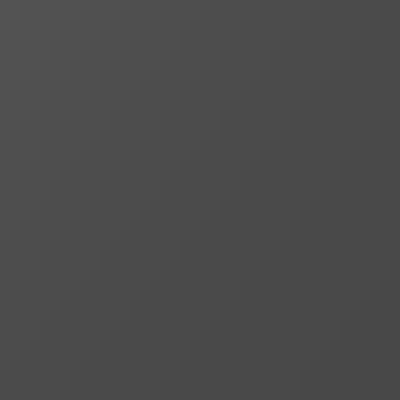
Frame 1 (no input)
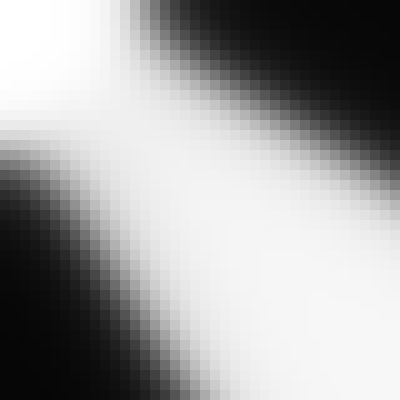
Frame 60 (no input)
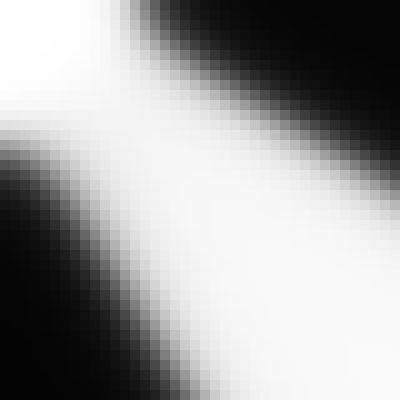
Frame 120 (the mouse pressed at the canvas centre since frame 60)

The p5.js sketch that drew these frames (run headless with seeded random() and noise() and a simulated clock; from frame 60 on, the mouse is pressed at the canvas centre):

// p5.js sketch
// ── sketch.js
let training_data = [{
    inputs: [0, 0],
    targets: [1]
  },
  {
    inputs: [0, 1],
    targets: [0]
  },
  {
    inputs: [1, 0],
    targets: [0]
  },
  {
    inputs: [1, 1],
    targets: [1]
  }
];

let nn;

function setup() {
  nn = new NeuralNetwork(2, 4, 1);
  createCanvas(400, 400);
  background(0);
}

function draw() {
  for (var i = 0; i < 200; i++) {
    let data = random(training_data);
    nn.train(data.inputs, data.targets);
  }

  for (var i = 0; i < width/10; i++) {
    for (var j = 0; j < height/10; j++) {
      let x = i / (width/10);
      let y = j / (height/10);
      let val = nn.feedforward([x,y]);
      fill(val*255);
      noStroke();
      rect(i*10,j*10,10,10);
    }
  }
}

// ── matrix.js
class Matrix {
  constructor(rows, cols) {
    this.rows = rows;
    this.cols = cols;
    this.data = [];

    for (let i = 0; i < this.rows; i++) {
      this.data[i] = [];
      for (let j = 0; j < this.cols; j++) {
        this.data[i][j] = 0;
      }
    }
  }

  static fromArray(arr) {
    let m = new Matrix(arr.length, 1);
    for (var i = 0; i < arr.length; i++) {
      m.data[i][0] = arr[i];
    }
    return m;
  }

  toArray() {
    let arr = [];
    for (let i = 0; i < this.rows; i++) {
      for (let j = 0; j < this.cols; j++) {
        arr.push(this.data[i][j]);
      }
    }
    return arr;
  }

  randomize() {
    for (let i = 0; i < this.rows; i++) {
      for (let j = 0; j < this.cols; j++) {
        this.data[i][j] = Math.random();
      }
    }
  }

  add(n) {
    if (n instanceof Matrix) {
      for (let i = 0; i < this.rows; i++) {
        for (let j = 0; j < this.cols; j++) {
          this.data[i][j] += n.data[i][j];
        }
      }
    } else {
      for (let i = 0; i < this.rows; i++) {
        for (let j = 0; j < this.cols; j++) {
          this.data[i][j] += n;
        }
      }
    }
  }

  static subtract(a, b) {
    if (a.cols != b.cols || a.rows != b.rows) {
      console.error("A cols and B cols or A rows and B rows does not match!");
      return undefined;
    }
    let result = new Matrix(a.rows, a.cols);
    for (let i = 0; i < result.rows; i++) {
      for (let j = 0; j < result.cols; j++) {
        result.data[i][j] = a.data[i][j] - b.data[i][j];
      }
    }
    return result;
  }

  static transpoze(a) {
    let result = new Matrix(a.cols, a.rows);
    for (let i = 0; i < a.rows; i++) {
      for (let j = 0; j < a.cols; j++) {
        result.data[j][i] = a.data[i][j];
      }
    }
    return result;
  }

  transpoze() {
    let result = new Matrix(this.cols, this.rows);
    for (let i = 0; i < this.rows; i++) {
      for (let j = 0; j < this.cols; j++) {
        result.data[j][i] = this.data[i][j];
      }
    }
    this.rows = result.rows;
    this.cols = result.cols;
    this.data = result.data;
  }

  static mult(a, b) {
    if (a.cols !== b.rows) {
      console.log("ColsA not match rowsB");
      return undefined;
    }
    let result = new Matrix(a.rows, b.cols);
    for (let i = 0; i < result.rows; i++) {
      for (let j = 0; j < result.cols; j++) {
        let sum = 0;
        for (let k = 0; k < a.cols; k++) {
          sum += a.data[i][k] * b.data[k][j];
        }
        result.data[i][j] = sum;
      }
    }
    return result;
  }

  mult(n) {
    if (n instanceof Matrix) {
      for (let i = 0; i < this.rows; i++) {
        for (let j = 0; j < this.cols; j++) {
          this.data[i][j] *= n.data[i][j];
        }
      }
    } else {
      for (let i = 0; i < this.rows; i++) {
        for (let j = 0; j < this.cols; j++) {
          this.data[i][j] *= n;
        }
      }
    }
  }

  map(func) {
    for (let i = 0; i < this.rows; i++) {
      for (let j = 0; j < this.cols; j++) {
        let val = this.data[i][j];
        this.data[i][j] = func(val);
      }
    }
  }

  static map(matrix, func) {
    let result = new Matrix(matrix.rows, matrix.cols);
    for (let i = 0; i < matrix.rows; i++) {
      for (let j = 0; j < matrix.cols; j++) {
        let val = matrix.data[i][j];
        result.data[i][j] = func(val);
      }
    }
    return result;
  }

  print() {
    console.table(this.data);
  }
}

// ── nn.js
function sigmoid(x) {
  return 1 / (1 + Math.exp(-x));
}

function dsigmoid(y) {
  // return sigmoid(x) * (1-sigmoid(x));
  return y * (1 - y);
}

var m;
var n;

class NeuralNetwork {
  constructor(input_nodes, hidden_nodes, output_nodes) {
    this.input_nodes = input_nodes;
    this.hidden_nodes = hidden_nodes;
    this.output_nodes = output_nodes;

    this.weights_ih = new Matrix(this.hidden_nodes, this.input_nodes);
    this.weights_ho = new Matrix(this.output_nodes, this.hidden_nodes);
    this.weights_ih.randomize();
    this.weights_ho.randomize();

    this.bias_h = new Matrix(this.hidden_nodes, 1);
    this.bias_o = new Matrix(this.output_nodes, 1);
    this.bias_h.randomize();
    this.bias_o.randomize();

    this.learning_rate = 1;
  }

  feedforward(input_array) {
    //Generating hidden output
    let inputs = Matrix.fromArray(input_array);
    let hidden = Matrix.mult(this.weights_ih, inputs);
    hidden.add(this.bias_h);
    //actiovation
    hidden.map(sigmoid);

    let output = Matrix.mult(this.weights_ho, hidden);
    output.add(this.bias_o);
    output.map(sigmoid);

    return output.toArray();
  }

  train(input_array, target_array) {
    let inputs = Matrix.fromArray(input_array);
    let hidden = Matrix.mult(this.weights_ih, inputs);
    hidden.add(this.bias_h);
    //actiovation
    hidden.map(sigmoid);

    let outputs = Matrix.mult(this.weights_ho, hidden);
    outputs.add(this.bias_o);
    outputs.map(sigmoid);

    let targets = Matrix.fromArray(target_array);

    let output_errors = Matrix.subtract(targets, outputs);

    //Calc gradient
    let gradients = Matrix.map(outputs, dsigmoid);
    gradients.mult(output_errors);
    gradients.mult(this.learning_rate);

    //calc deltas
    let hidden_T = Matrix.transpoze(hidden);
    let weights_ho_deltas = Matrix.mult(gradients, hidden_T);

    // Add deltas
    this.weights_ho.add(weights_ho_deltas);
    this.bias_o.add(gradients);

    // Calc hidden layers
    let who_t = Matrix.transpoze(this.weights_ho);
    let hidden_errors = Matrix.mult(who_t, output_errors);

    let hidden_gradient = Matrix.map(hidden, dsigmoid);
    hidden_gradient.mult(hidden_errors);
    hidden_gradient.mult(this.learning_rate);

    let inputs_T = Matrix.transpoze(inputs);
    let weights_ih_deltas = Matrix.mult(hidden_gradient, inputs_T);

    //??? Right? RIGHT?
    this.weights_ih.add(weights_ih_deltas);
    this.bias_h.add(hidden_gradient);
  }
}
